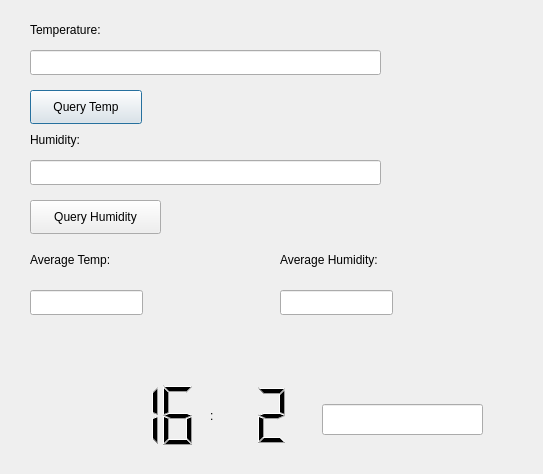
<?xml version="1.0" encoding="UTF-8"?>
<ui version="4.0">
 <class>Dialog</class>
 <widget class="QDialog" name="Dialog">
  <property name="geometry">
   <rect>
    <x>0</x>
    <y>0</y>
    <width>543</width>
    <height>474</height>
   </rect>
  </property>
  <property name="windowTitle">
   <string>Dialog</string>
  </property>
  <widget class="QLineEdit" name="Temp_LE">
   <property name="geometry">
    <rect>
     <x>30</x>
     <y>50</y>
     <width>351</width>
     <height>25</height>
    </rect>
   </property>
   <property name="readOnly">
    <bool>true</bool>
   </property>
  </widget>
  <widget class="QLineEdit" name="Hum_LE">
   <property name="geometry">
    <rect>
     <x>30</x>
     <y>160</y>
     <width>351</width>
     <height>25</height>
    </rect>
   </property>
   <property name="readOnly">
    <bool>true</bool>
   </property>
  </widget>
  <widget class="QPushButton" name="Temp">
   <property name="geometry">
    <rect>
     <x>30</x>
     <y>90</y>
     <width>112</width>
     <height>34</height>
    </rect>
   </property>
   <property name="text">
    <string>Query Temp</string>
   </property>
  </widget>
  <widget class="QPushButton" name="Humidity">
   <property name="geometry">
    <rect>
     <x>30</x>
     <y>200</y>
     <width>131</width>
     <height>34</height>
    </rect>
   </property>
   <property name="text">
    <string>Query Humidity</string>
   </property>
  </widget>
  <widget class="QLabel" name="Temp_Label">
   <property name="geometry">
    <rect>
     <x>30</x>
     <y>20</y>
     <width>111</width>
     <height>19</height>
    </rect>
   </property>
   <property name="text">
    <string>Temperature:</string>
   </property>
  </widget>
  <widget class="QLabel" name="Humidity_Label">
   <property name="geometry">
    <rect>
     <x>30</x>
     <y>130</y>
     <width>81</width>
     <height>19</height>
    </rect>
   </property>
   <property name="text">
    <string>Humidity:</string>
   </property>
  </widget>
  <widget class="QLineEdit" name="Avg_Temp_LE">
   <property name="geometry">
    <rect>
     <x>30</x>
     <y>290</y>
     <width>113</width>
     <height>25</height>
    </rect>
   </property>
  </widget>
  <widget class="QLineEdit" name="Avg_Hum_LE">
   <property name="geometry">
    <rect>
     <x>280</x>
     <y>290</y>
     <width>113</width>
     <height>25</height>
    </rect>
   </property>
   <property name="readOnly">
    <bool>true</bool>
   </property>
  </widget>
  <widget class="QLabel" name="Avg_Temp">
   <property name="geometry">
    <rect>
     <x>30</x>
     <y>250</y>
     <width>121</width>
     <height>19</height>
    </rect>
   </property>
   <property name="text">
    <string>Average Temp:</string>
   </property>
  </widget>
  <widget class="QLabel" name="Avg_Hum">
   <property name="geometry">
    <rect>
     <x>280</x>
     <y>250</y>
     <width>151</width>
     <height>19</height>
    </rect>
   </property>
   <property name="text">
    <string>Average Humidity:</string>
   </property>
  </widget>
  <widget class="QLCDNumber" name="Hour_disp">
   <property name="geometry">
    <rect>
     <x>120</x>
     <y>380</y>
     <width>81</width>
     <height>71</height>
    </rect>
   </property>
   <property name="frameShape">
    <enum>QFrame::NoFrame</enum>
   </property>
   <property name="smallDecimalPoint">
    <bool>false</bool>
   </property>
   <property name="digitCount">
    <number>2</number>
   </property>
   <property name="segmentStyle">
    <enum>QLCDNumber::Filled</enum>
   </property>
   <property name="value" stdset="0">
    <double>16.000000000000000</double>
   </property>
  </widget>
  <widget class="QLabel" name="colon_label">
   <property name="geometry">
    <rect>
     <x>210</x>
     <y>370</y>
     <width>21</width>
     <height>91</height>
    </rect>
   </property>
   <property name="lineWidth">
    <number>2</number>
   </property>
   <property name="text">
    <string>:</string>
   </property>
  </widget>
  <widget class="QLCDNumber" name="Min_lcd">
   <property name="geometry">
    <rect>
     <x>220</x>
     <y>380</y>
     <width>71</width>
     <height>71</height>
    </rect>
   </property>
   <property name="frameShape">
    <enum>QFrame::NoFrame</enum>
   </property>
   <property name="digitCount">
    <number>2</number>
   </property>
   <property name="value" stdset="0">
    <double>2.000000000000000</double>
   </property>
  </widget>
  <widget class="QLineEdit" name="Date_line">
   <property name="geometry">
    <rect>
     <x>322</x>
     <y>404</y>
     <width>161</width>
     <height>31</height>
    </rect>
   </property>
   <property name="readOnly">
    <bool>true</bool>
   </property>
  </widget>
 </widget>
 <resources/>
 <connections>
  <connection>
   <sender>Temp</sender>
   <signal>clicked()</signal>
   <receiver>Temp_LE</receiver>
   <slot>paste()</slot>
   <hints>
    <hint type="sourcelabel">
     <x>91</x>
     <y>94</y>
    </hint>
    <hint type="destinationlabel">
     <x>85</x>
     <y>60</y>
    </hint>
   </hints>
  </connection>
  <connection>
   <sender>Humidity</sender>
   <signal>clicked()</signal>
   <receiver>Hum_LE</receiver>
   <slot>paste()</slot>
   <hints>
    <hint type="sourcelabel">
     <x>130</x>
     <y>212</y>
    </hint>
    <hint type="destinationlabel">
     <x>119</x>
     <y>169</y>
    </hint>
   </hints>
  </connection>
 </connections>
</ui>
